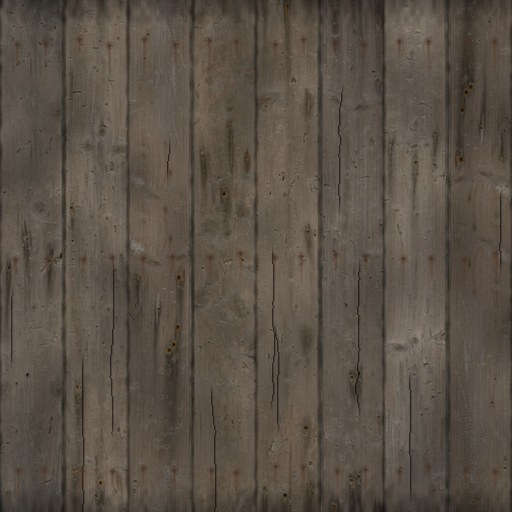
#> input picture godot-prototipo/construcao3d/palete_velho_512.jpg, 512 x 512 px
$ python madeira-velha.py ../../godot-prototipo/construcao3d/palete_velho_512.jpg out.png
#> lines starting #> are read from the running program, lines starting #| are printed output that depends on the picture
# Madeira velha do palete (André 2026-11-27: "aspecto mais de madeira mesmo com marcas de tempo, envelhecidos").
# Base: old_planks_02 da Poly Haven (CC0). Cada tábua da foto vira uma coluna de 64 px (8 colunas, 512 x 512), sem a
# fresta escura entre elas: no jogo cada tábua do palete pega uma coluna inteira (construcao.gd _mat_palete). Por cima:
# cinza do sol, borda gasta e escura, sujeira nas pontas, rachas no veio e os pregos enferrujados com escorrido
# (onde as tábuas pregam nas 3 vigas: v = 0,083 / 0,5 / 0,917).
# Uso: python3 ferramentas/palete/madeira-velha.py old_planks_02_diff_1k.jpg godot-prototipo/construcao3d/palete_velho_512.jpg
import sys, random
import numpy as np
from PIL import Image, ImageFilter
random.seed(7); np.random.seed(7)
src = Image.open(sys.argv[1]).convert("RGB")
#> src is the input picture: PIL image 512x512 RGB; mean R, G, B 90.4, 80.6, 70.4
W, H, N = 512, 512, 8
col = W // N
fendas = [22, 167, 321, 467, 611, 757, 900, 1046]  # frestas escuras da foto (1046 = 22 da volta)
a = np.asarray(src, float)
a = np.concatenate([a, a[:, :100]], 1)  # para a última tábua passar da borda
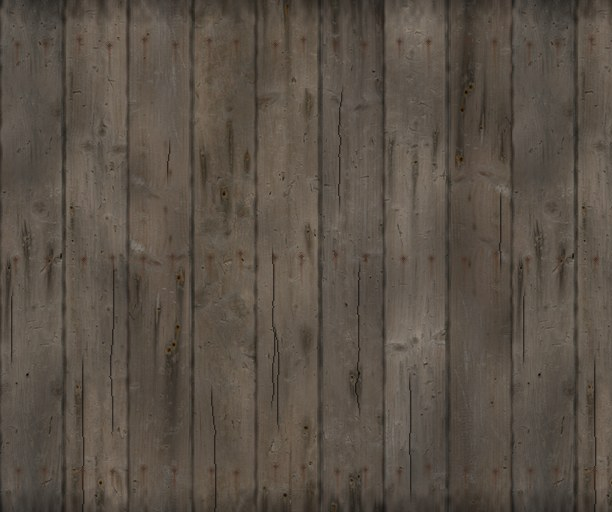
#> a: shape (512, 612, 3) float64; mean R, G, B 90.1, 80.5, 70.5
tabuas = []
for i in range(7):
	x0, x1 = fendas[i] + 9, fendas[i + 1] - 9
	tabuas.append(Image.fromarray(a[:, x0:x1].astype(np.uint8)))
#> after the loop, tabuas = 7 items
tabuas.append(tabuas[2].transpose(Image.FLIP_TOP_BOTTOM))  # 8ª = 3ª de cabeça para baixo
out = np.zeros((H, W, 3), float)
for i, t in enumerate(tabuas):
	t = t.resize((col, H), Image.LANCZOS)
	if i % 2: t = t.transpose(Image.FLIP_LEFT_RIGHT)
	b = np.asarray(t, float)
	# deslocamento no comprimento: cada tábua começa num ponto da foto
	b = np.roll(b, random.randint(0, H), 0)
	# tom de cada tábua: umas mais cinzas (sol), outras mais marrons
	cinza = random.uniform(0.15, 0.45)
	lum = b.mean(2, keepdims=True)
	b = b * (1 - cinza) + lum * cinza * np.array([1.0, 0.98, 0.95])
	b *= random.uniform(0.98, 1.2)
	out[:, i * col:(i + 1) * col] = b
#> this loop made 8 passes
#> cinza on passes 1 to 8: 0.434, 0.172, 0.325, 0.161, 0.222, 0.398, 0.339, 0.323
#> pass 1, `b = np.roll(b, random.randint(0, H), 0)`:
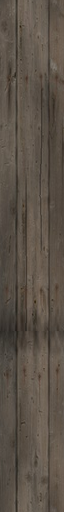
#> b: shape (512, 64, 3) float64; mean R, G, B 91.7, 82, 71.8
#> after the loop:
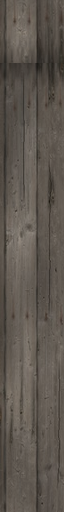
#> b: shape (512, 64, 3) float64; mean R, G, B 94.4, 87.3, 79.7
lum = out.mean(2)
m = np.ones((H, W))
xs = np.arange(W) % col
# borda da tábua gasta: escurece nos 6 px de cada lado, com irregularidade
borda = np.minimum(xs, col - 1 - xs).astype(float)
ruido = np.asarray(Image.fromarray((np.random.rand(H // 8, W // 4) * 255).astype(np.uint8)).resize((W, H), Image.BICUBIC), float) / 255
m *= np.clip(0.55 + borda / 7.0 + ruido * 0.25, 0, 1)
# pontas sujas (encostam no chão e na chuva)
ys = np.arange(H)[:, None] / H
ponta = np.minimum(ys, 1 - ys)
m *= np.clip(0.6 + ponta * 6 + ruido * 0.2, 0, 1)
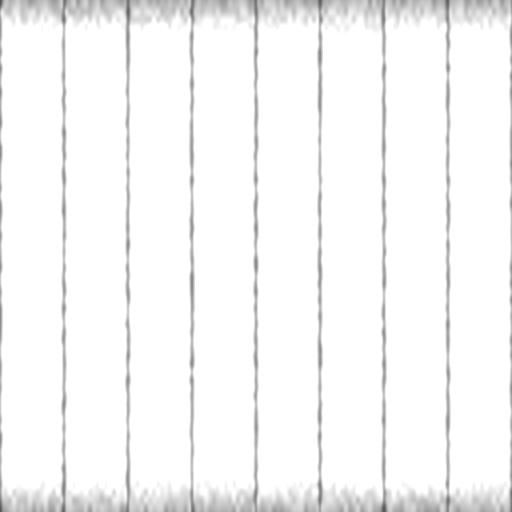
#> m: shape (512, 512) float64; min 0.33, max 1, mean 0.967
# manchas de umidade grandes
mancha = np.asarray(Image.fromarray((np.random.rand(10, 16) * 255).astype(np.uint8)).resize((W, H), Image.BICUBIC).filter(ImageFilter.GaussianBlur(10)), float) / 255
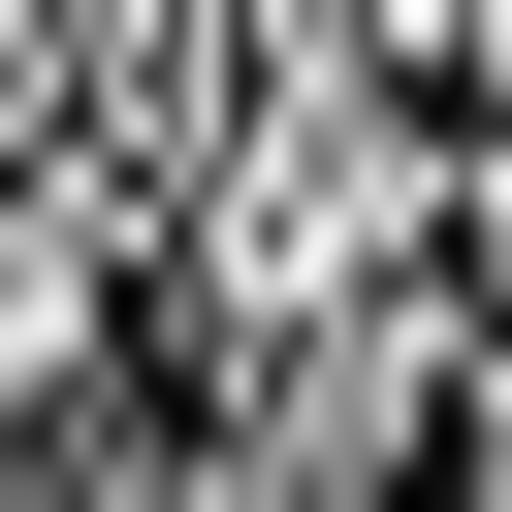
#> mancha: shape (512, 512) float64; min 0.00784, max 0.996, mean 0.484
m *= 0.78 + 0.3 * mancha
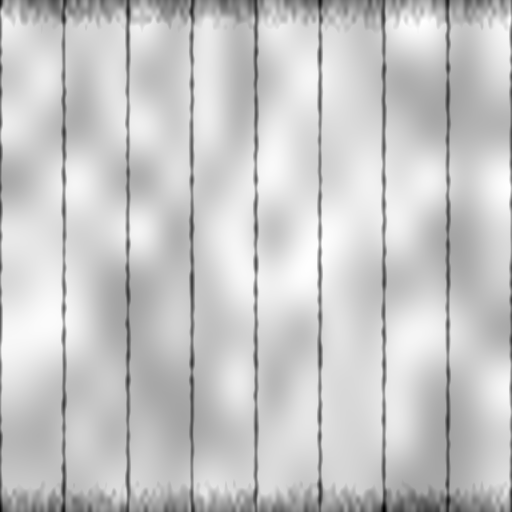
#> m: shape (512, 512) float64; min 0.279, max 1.07, mean 0.895; drawn with min black and max white
out *= m[..., None]
img = Image.fromarray(np.clip(out, 0, 255).astype(np.uint8))
px = img.load()
def escurece(x, y, f, cor=(0, 0, 0)):
	if 0 <= x < W and 0 <= y < H:
		r, g, b = px[x, y]
		px[x, y] = (int(r * (1 - f) + cor[0] * f), int(g * (1 - f) + cor[1] * f), int(b * (1 - f) + cor[2] * f))
# rachas no veio (de comprido), 1-2 por tábua
for i in range(N):
	for _ in range(random.randint(1, 2)):
		x = i * col + random.randint(10, col - 10)
		y0 = random.randint(0, H - 120); L = random.randint(50, 200)
		for y in range(y0, min(H, y0 + L)):
			if random.random() < 0.06: x += random.choice([-1, 1])
			f = 0.55 * min(1, (y - y0) / 15, (y0 + L - y) / 15)
			escurece(x, y, f); escurece(x + 1, y, f * 0.4)
#> this loop made 8 passes
# pregos enferrujados e escorrido de ferrugem
ferrugem = (92, 48, 26)
for i in range(N):
	for v in (0.083, 0.5, 0.917):
		for u in (0.28, 0.72):
			cx = int(i * col + u * col + random.randint(-2, 2)); cy = int(v * H + random.randint(-3, 3))
			for dy in range(random.randint(14, 34)):  # escorrido para um lado do veio
				for dx in (-1, 0, 1):
					escurece(cx + dx, cy + dy, 0.45 * (1 - dy / 34) * (1 - abs(dx) * 0.4), ferrugem)
			for dx in range(-4, 5):
				for dy in range(-4, 5):
					d = (dx * dx + dy * dy) ** 0.5
					if d <= 3.2: escurece(cx + dx, cy + dy, 0.75 if d < 2.2 else 0.3, (58, 54, 50) if d < 2.2 else ferrugem)
					elif d <= 4.5: escurece(cx + dx, cy + dy, 0.18, ferrugem)
img.save(sys.argv[2], quality=88)
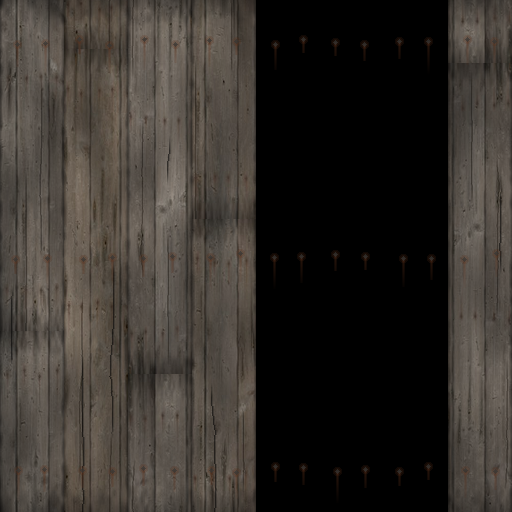
#> saved as out.png: PIL image 512x512 RGB; mean R, G, B 53.1, 48.5, 43.6
print("ok", img.size)
#| ok (512, 512)

$ run again, with godot-prototipo/construcao3d/medieval_wood_diff_1k.jpg copied over godot-prototipo/construcao3d/palete_velho_512.jpg
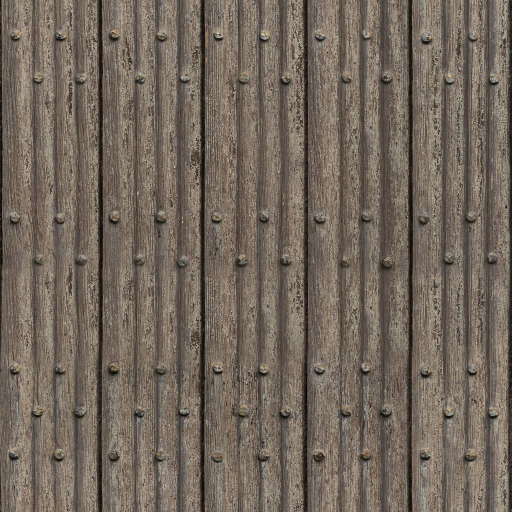
#> input picture godot-prototipo/construcao3d/medieval_wood_diff_1k.jpg, 1024 x 1024 px (shown at 1/2 size)
#> src is the input picture: PIL image 1024x1024 RGB; mean R, G, B 114.9, 103.5, 92.3
#> `a = np.concatenate([a, a[:, :100]], 1)`:
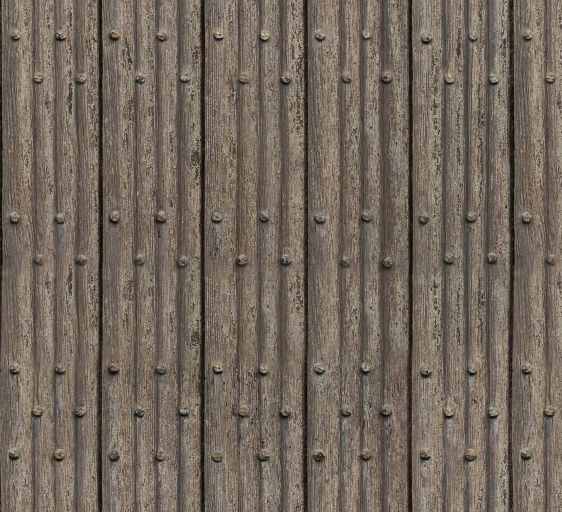
#> a: shape (1024, 1124, 3) float64 (shown at 1/2 size); mean R, G, B 115.3, 103.8, 92.6
#> after the loop `for i in range(7):`: tabuas = 7 items
#> the loop `for i, t in enumerate(tabuas):` made 8 passes
#> cinza on passes 1 to 8: 0.434, 0.172, 0.325, 0.161, 0.222, 0.398, 0.339, 0.323
#> the loop `for i in range(N):` made 8 passes
#> `img.save(sys.argv[2], quality=88)`:
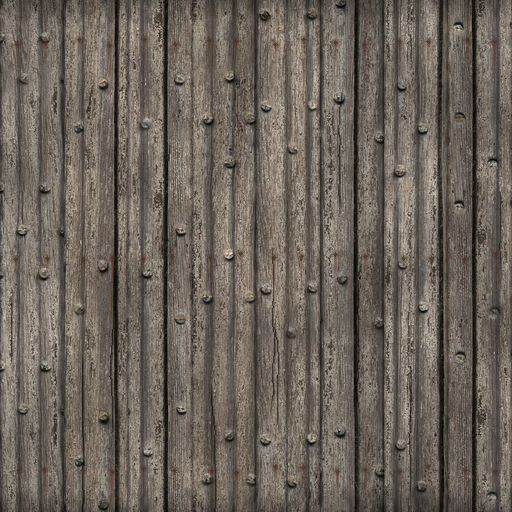
#> saved as out.png: PIL image 512x512 RGB; mean R, G, B 108.2, 99.6, 90.9
#| ok (512, 512)

$ run again, with godot-prototipo/construcao3d/stacked_stone_wall_diff_1k.jpg copied over godot-prototipo/construcao3d/palete_velho_512.jpg
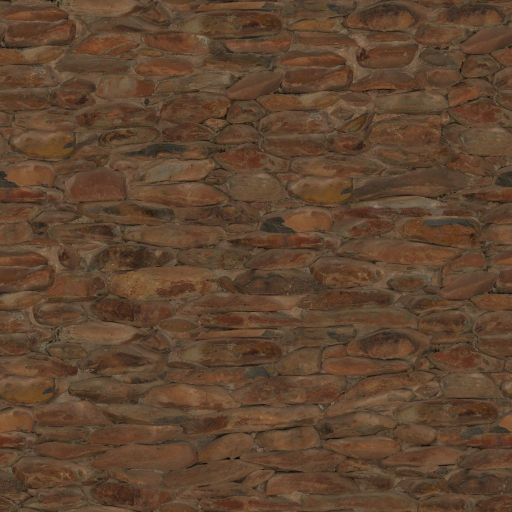
#> input picture godot-prototipo/construcao3d/stacked_stone_wall_diff_1k.jpg, 1024 x 1024 px (shown at 1/2 size)
#> src is the input picture: PIL image 1024x1024 RGB; mean R, G, B 95.2, 68.9, 48
#> after the loop `for i in range(7):`: tabuas = 7 items
#> the loop `for i, t in enumerate(tabuas):` made 8 passes
#> cinza on passes 1 to 8: 0.434, 0.172, 0.325, 0.161, 0.222, 0.398, 0.339, 0.323
#> pass 1, `lum = b.mean(2, keepdims=True)`:
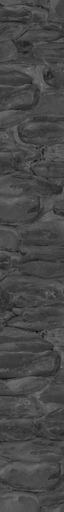
#> lum: shape (512, 64, 1) float64; min 12.33, max 126, mean 72.2
#> `out *= m[..., None]`:
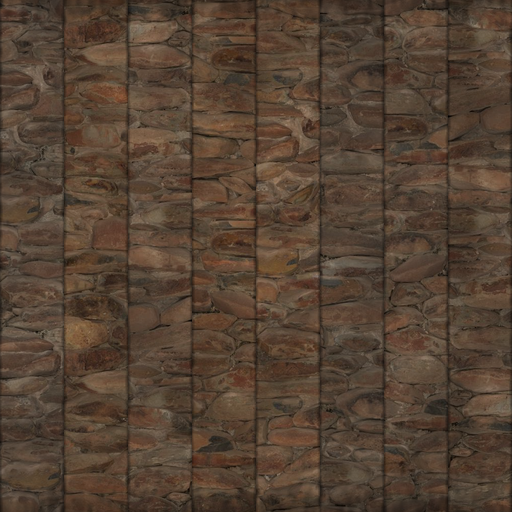
#> out: shape (512, 512, 3) float64; mean R, G, B 85.5, 67.2, 52.2
#> the loop `for i in range(N):` made 8 passes
#| ok (512, 512)
